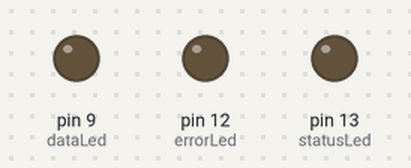
Simulated run of this sketch. Board: Arduino Uno, built with avr-gcc and run on an emulated ATmega328P. Shown: output pins drawn as LEDs (lit = HIGH). The modem accepts every AT command (registered, SIM ready, sends succeed) and sends nothing else.

Above: at 0.3 s.
Timing chart, 0 to 1.8 s (numbered marks = the images above):
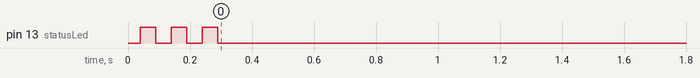

The sketch:

Series1_Rx_try.ino
```cpp
// (licence header left out)
#include <XBee.h>
#include <SoftwareSerial.h>

/*
This example is for Series 1 XBee (802.15.4)
Receives either a RX16 or RX64 packet and sets a PWM value based on packet data.
Error led is flashed if an unexpected packet is received
*/

XBee xbee = XBee();
XBeeResponse response = XBeeResponse();
// create reusable response objects for responses we expect to handle
Rx16Response rx16 = Rx16Response();
Rx64Response rx64 = Rx64Response();

int statusLed = 13;
int errorLed = 12;
int dataLed = 9;

uint8_t option = 0;
uint8_t data = 0;
SoftwareSerial mySerial(10, 11);

void flashLed(int pin, int times, int wait) {

    for (int i = 0; i < times; i++) {
      digitalWrite(pin, HIGH);
      delay(wait);
      digitalWrite(pin, LOW);

      if (i + 1 < times) {
        delay(wait);
      }
    }
}

void setup() {
  pinMode(statusLed, OUTPUT);
  pinMode(errorLed, OUTPUT);
  pinMode(dataLed,  OUTPUT);

  // start serial
  mySerial.begin(9600);
  mySerial.write("+++");
  delay(10);
  mySerial.write("ATMY FFFF\r");
  delay(10);
  mySerial.write("ATWR\r");
  Serial.begin(9600);
  xbee.setSerial(mySerial);

  flashLed(statusLed, 3, 50);
}

// continuously reads packets, looking for RX16 or RX64
void loop() {

    xbee.readPacket();

    if (xbee.getResponse().isAvailable()) {
      // got something
      Serial.println("got something");
      if (xbee.getResponse().getApiId() == RX_16_RESPONSE || xbee.getResponse().getApiId() == RX_64_RESPONSE) {
        // got a rx packet

        if (xbee.getResponse().getApiId() == RX_16_RESPONSE) {
                xbee.getResponse().getRx16Response(rx16);
        	option = rx16.getOption();
        	data = rx16.getData(0);
                Serial.print("RSSI 16");
                Serial.println(rx16.getRssi());
        } else {
                xbee.getResponse().getRx64Response(rx64);
        	option = rx64.getOption();
        	data = rx64.getData(0);
                Serial.print("RSSI 64");
                Serial.println(rx64.getRssi());
        }

        // TODO check option, rssi bytes
        flashLed(statusLed, 1, 10);

        // set dataLed PWM to value of the first byte in the data
        analogWrite(dataLed, data);
      } else {
      	// not something we were expecting
        flashLed(errorLed, 1, 25);
      }
    } else if (xbee.getResponse().isError()) {
      //nss.print("Error reading packet.  Error code: ");
      //nss.println(xbee.getResponse().getErrorCode());
      // or flash error led
    }
}
```
